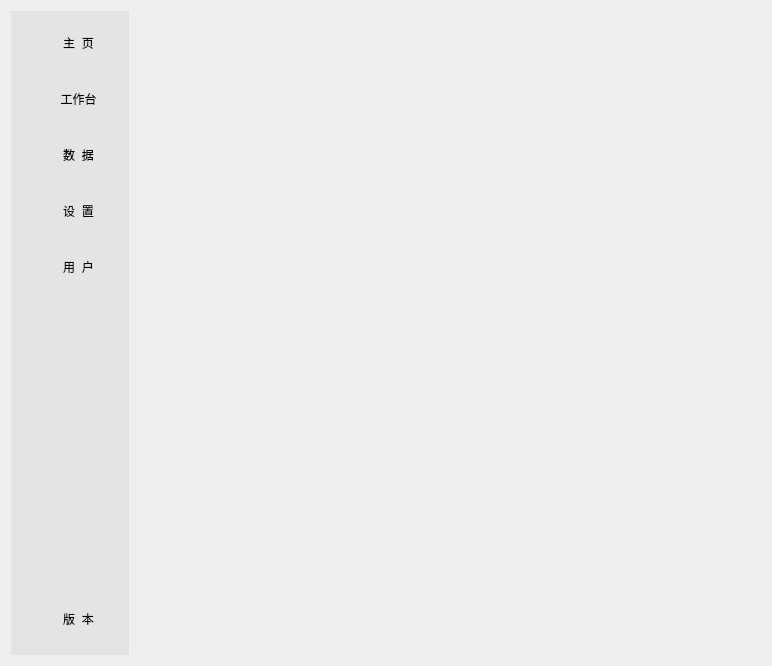
<?xml version="1.0" encoding="UTF-8"?>
<ui version="4.0">
 <class>navigation</class>
 <widget class="QWidget" name="navigation">
  <property name="geometry">
   <rect>
    <x>0</x>
    <y>0</y>
    <width>772</width>
    <height>666</height>
   </rect>
  </property>
  <property name="windowTitle">
   <string>Form</string>
  </property>
  <layout class="QFormLayout" name="formLayout">
   <item row="0" column="0">
    <widget class="QWidget" name="widget" native="true">
     <property name="autoFillBackground">
      <bool>false</bool>
     </property>
     <property name="styleSheet">
      <string notr="true">QWidget{background-color: rgb(227, 227, 227);}
</string>
     </property>
     <layout class="QVBoxLayout" name="verticalLayout">
      <item>
       <widget class="QToolButton" name="home_btn">
        <property name="enabled">
         <bool>true</bool>
        </property>
        <property name="minimumSize">
         <size>
          <width>100</width>
          <height>50</height>
         </size>
        </property>
        <property name="styleSheet">
         <string notr="true">        QToolButton{
              border-top: 3px outset transparent;
              border-bottom: 7px outset transparent;
              border-right: 3px outset transparent;
              border-left: 20px outset transparent;
              background-color: rgb(228, 228, 228);
        }
        QToolButton:hover{
              background-color: rgb(205, 205, 205);
        }
        QToolButton:pressed,QToolButton:checked{
              border-left: 18px outset rgb(93, 95, 97);
              background-color: rgb(0, 170, 0);
        }</string>
        </property>
        <property name="text">
         <string>主  页</string>
        </property>
        <property name="iconSize">
         <size>
          <width>20</width>
          <height>20</height>
         </size>
        </property>
        <property name="toolButtonStyle">
         <enum>Qt::ToolButtonTextBesideIcon</enum>
        </property>
       </widget>
      </item>
      <item>
       <widget class="QToolButton" name="work_btn">
        <property name="minimumSize">
         <size>
          <width>100</width>
          <height>50</height>
         </size>
        </property>
        <property name="styleSheet">
         <string notr="true">        QToolButton{
              border-top: 3px outset transparent;
              border-bottom: 7px outset transparent;
              border-right: 3px outset transparent;
              border-left: 20px outset transparent;
              background-color: rgb(228, 228, 228);
        }
        QToolButton:hover{
              background-color: rgb(205, 205, 205);
        }
        QToolButton:pressed,QToolButton:checked{
              border-left: 18px outset rgb(93, 95, 97);
              background-color: rgb(246, 246, 246);
        }</string>
        </property>
        <property name="text">
         <string>工作台</string>
        </property>
        <property name="iconSize">
         <size>
          <width>20</width>
          <height>20</height>
         </size>
        </property>
        <property name="toolButtonStyle">
         <enum>Qt::ToolButtonTextBesideIcon</enum>
        </property>
       </widget>
      </item>
      <item>
       <widget class="QToolButton" name="data_btn">
        <property name="minimumSize">
         <size>
          <width>100</width>
          <height>50</height>
         </size>
        </property>
        <property name="styleSheet">
         <string notr="true">        QToolButton{
              border-top: 3px outset transparent;
              border-bottom: 7px outset transparent;
              border-right: 3px outset transparent;
              border-left: 20px outset transparent;
              background-color: rgb(228, 228, 228);
        }
        QToolButton:hover{
              background-color: rgb(205, 205, 205);
        }
        QToolButton:pressed,QToolButton:checked{
              border-left: 18px outset rgb(93, 95, 97);
              background-color: rgb(246, 246, 246);
        }</string>
        </property>
        <property name="text">
         <string>数  据</string>
        </property>
        <property name="iconSize">
         <size>
          <width>20</width>
          <height>20</height>
         </size>
        </property>
        <property name="toolButtonStyle">
         <enum>Qt::ToolButtonTextBesideIcon</enum>
        </property>
       </widget>
      </item>
      <item>
       <widget class="QToolButton" name="setting_btn">
        <property name="minimumSize">
         <size>
          <width>100</width>
          <height>50</height>
         </size>
        </property>
        <property name="styleSheet">
         <string notr="true">        QToolButton{
              border-top: 3px outset transparent;
              border-bottom: 7px outset transparent;
              border-right: 3px outset transparent;
              border-left: 20px outset transparent;
              background-color: rgb(228, 228, 228);
        }
        QToolButton:hover{
              background-color: rgb(205, 205, 205);
        }
        QToolButton:pressed,QToolButton:checked{
              border-left: 18px outset rgb(93, 95, 97);
              background-color: rgb(246, 246, 246);
        }</string>
        </property>
        <property name="text">
         <string>设  置</string>
        </property>
        <property name="iconSize">
         <size>
          <width>20</width>
          <height>20</height>
         </size>
        </property>
        <property name="toolButtonStyle">
         <enum>Qt::ToolButtonTextBesideIcon</enum>
        </property>
       </widget>
      </item>
      <item>
       <widget class="QToolButton" name="user_btn">
        <property name="minimumSize">
         <size>
          <width>100</width>
          <height>50</height>
         </size>
        </property>
        <property name="styleSheet">
         <string notr="true">        QToolButton{
              border-top: 3px outset transparent;
              border-bottom: 7px outset transparent;
              border-right: 3px outset transparent;
              border-left: 20px outset transparent;
              background-color: rgb(228, 228, 228);
        }
        QToolButton:hover{
              background-color: rgb(205, 205, 205);
        }
        QToolButton:pressed,QToolButton:checked{
              border-left: 18px outset rgb(93, 95, 97);
              background-color: rgb(246, 246, 246);
        }</string>
        </property>
        <property name="text">
         <string>用  户</string>
        </property>
        <property name="iconSize">
         <size>
          <width>20</width>
          <height>20</height>
         </size>
        </property>
        <property name="toolButtonStyle">
         <enum>Qt::ToolButtonTextBesideIcon</enum>
        </property>
       </widget>
      </item>
      <item>
       <spacer name="verticalSpacer_2">
        <property name="orientation">
         <enum>Qt::Vertical</enum>
        </property>
        <property name="sizeHint" stdset="0">
         <size>
          <width>20</width>
          <height>40</height>
         </size>
        </property>
       </spacer>
      </item>
      <item>
       <widget class="QToolButton" name="version_btn">
        <property name="minimumSize">
         <size>
          <width>100</width>
          <height>50</height>
         </size>
        </property>
        <property name="styleSheet">
         <string notr="true">        QToolButton{
              border-top: 3px outset transparent;
              border-bottom: 7px outset transparent;
              border-right: 3px outset transparent;
              border-left: 20px outset transparent;
              background-color: rgb(228, 228, 228);
        }
        QToolButton:hover{
              background-color: rgb(205, 205, 205);
        }
        QToolButton:pressed,QToolButton:checked{
              border-left: 18px outset rgb(93, 95, 97);
              background-color: rgb(246, 246, 246);
        }</string>
        </property>
        <property name="text">
         <string>版  本</string>
        </property>
        <property name="iconSize">
         <size>
          <width>20</width>
          <height>20</height>
         </size>
        </property>
        <property name="toolButtonStyle">
         <enum>Qt::ToolButtonTextBesideIcon</enum>
        </property>
       </widget>
      </item>
     </layout>
    </widget>
   </item>
   <item row="0" column="1">
    <widget class="QStackedWidget" name="stackedWidget">
     <property name="sizePolicy">
      <sizepolicy hsizetype="Minimum" vsizetype="Minimum">
       <horstretch>0</horstretch>
       <verstretch>0</verstretch>
      </sizepolicy>
     </property>
     <property name="minimumSize">
      <size>
       <width>20</width>
       <height>20</height>
      </size>
     </property>
    </widget>
   </item>
  </layout>
 </widget>
 <resources/>
 <connections/>
</ui>
